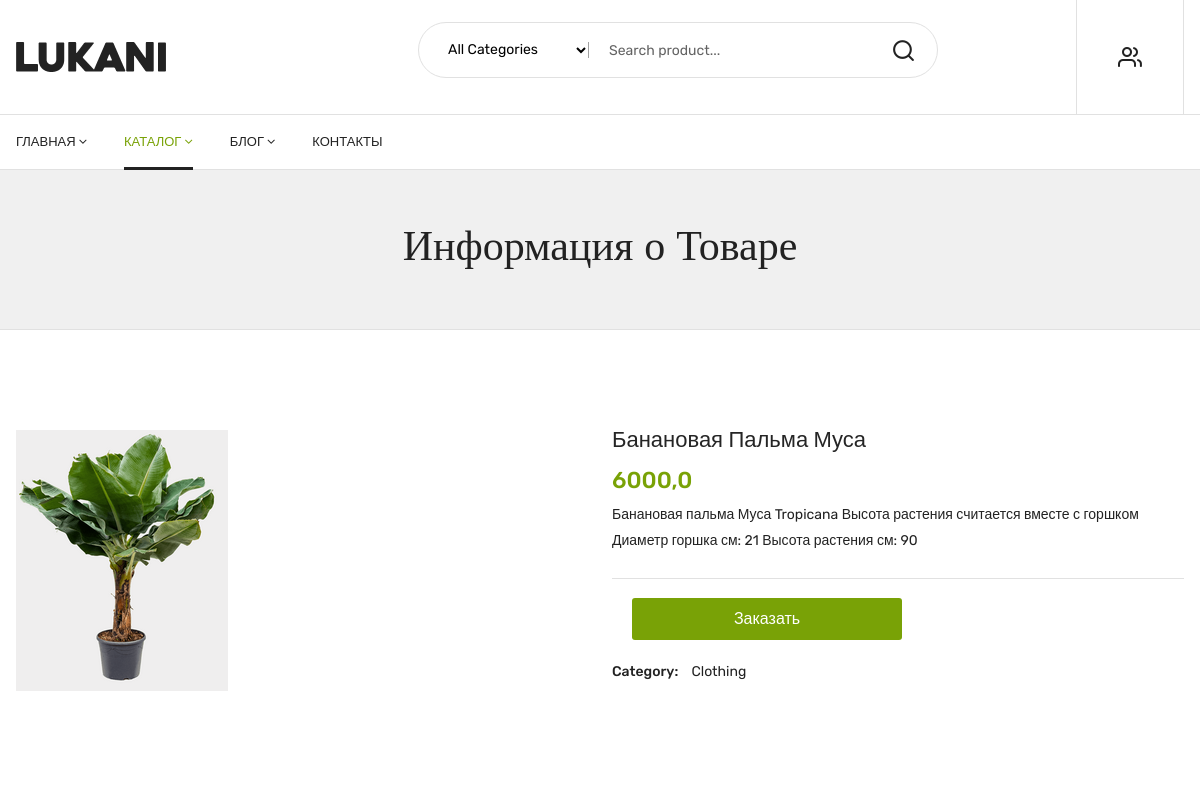
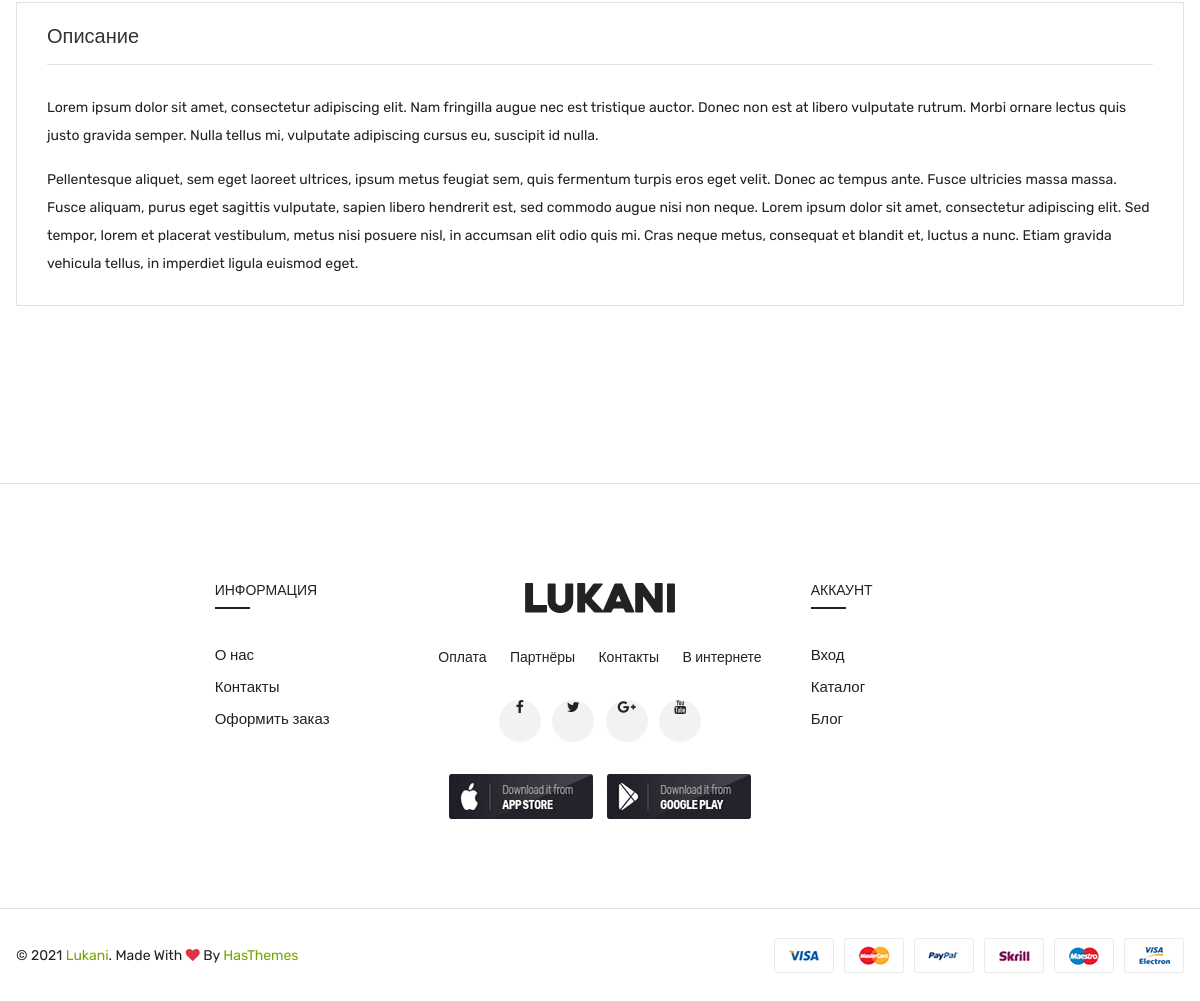
The app's page /flower-detail/3 with its own data (2 pictures, top to bottom).
### menu/models.py (models this page shows, shortened)
class MenuCake(models.Model):
    name = models.CharField(max_length=200)
    description = models.TextField()
    price = models.FloatField()
    discount = models.FloatField()
    image = models.ImageField(null=True,blank=True,upload_to='projects/%Y/%m/%d/')

### menu/views.py (the view)
# urls.py: path('flower-detail/<str:pk>', views.flower_details, name='flower_details'),
def flower_details(request, pk):
    flowers_d = MenuCake.objects.get(pk=pk)
    context = {'flowers_d': flowers_d}
    return render(request,'menu/product-details.html', context)

### menu/templates/menu/product-details.html (shortened to what this page needs)
{% extends 'menu/index.html' %}
{% load static %}
{% block content %}
        <header>
            <div class="header_middle">
                <div class="container">
                    <div class="row align-items-center">
                        <div class="col-lg-3 col-md-3 col-4">
                            <div class="logo">
                                <a href="{% url 'menu.index' %}"><img src="{% static 'img/logo/logo.png' %}" alt=""></a>
                            </div>
                        </div>
                        <div class="col-lg-9 col-md-6 col-6">
                            <div class="header_right_info">
                                <div class="search_container">
                                    <form action="#">
                                        <div class="hover_category">
                                            <select class="select_option" name="select" id="categori1">
                                                <option selected value="1">All Categories</option>
                                            </select>
                                        </div>
                                        <div class="search_box">
                                            <input placeholder="Search product..." type="text">
                                            <button type="submit"><i class="icon-search"></i></button>
                                        </div>
                                    </form>
                                </div>
                                <div class="header_account_area">
                                    <div class="header_account-list top_links">
                                        <a href="#"><i class="icon-users"></i></a>
                                    </div>
                                </div>
                            </div>
                        </div>
                    </div>
                </div>
            </div>
            <div class="header_bottom sticky-header">
                <div class="container">
                    <div class="row align-items-center">
                        <div class="col-lg-6">
                            <div class="main_menu menu_position">
                                <nav>
                                    <ul>
                                        <li>
                                            <a href="{% url 'menu.index' %}">Главная<i class="fa fa-angle-down"></i></a>
                                        </li>
                                        <li class="mega_items">
                                            <a class="active" href="{% url 'menu.catalog' %}">Каталог<i
                                                    class="fa fa-angle-down"></i>
                                            </a>
                                        </li>
                                        <li><a href="{%  url 'menu.posts' %}">Блог<i class="fa fa-angle-down"></i></a>
                                        </li>
                                        <li><a href="contact.html"> Контакты </a></li>
                                    </ul>
                                </nav>
                            </div>
                        </div>
                    </div>
                </div>
            </div>
    </header>
    <div class="breadcrumbs_area">
        <div class="container">
            <div class="row">
                <div class="col-12">
                    <div class="breadcrumb_content">
                        <h3>Информация о Товаре</h3>
                    </div>
                </div>
            </div>
        </div>
    </div>
    <div class="product_details mt-100 mb-100">
        <div class="container">
            <div class="row">
                <div class="col-lg-6 col-md-6">
                    <div class="product-details-tab">
                        <div class="product_thumb">
                                        {% if flowers_d.image %}
                                        <a class="primary_img" href="{% url 'flower_details' pk=flowers_d.pk %}">
                                            <img src="{{ flowers_d.image.url }}" alt="">
                                        </a>
                                        {% else %}
                                            <img src="{% static 'img/no_img.png' %}" alt="Нет изображения">
                                        {% endif %}
                                    </div>
                    </div>
                </div>
                <div class="col-lg-6 col-md-6">
                    <div class="product_d_right">
                        <form action="#">
                            <h1><a href="#">{{ flowers_d.name }}</a></h1>
                            <div class="price_box">
                                <span class="current_price">{{ flowers_d.price }}</span>
                            </div>
                            <div class="product_desc">
                                <p>{{ flowers_d.description }} </p>
                            </div>
                            <div class="product_variant quantity">
                                <button class="button" type="submit">Заказать</button>
                            </div>
                            <div class="product_meta">
                                <span>Category: <a href="#">Clothing</a></span>
                            </div>
                        </form>
                    </div>
                </div>
            </div>
        </div>
    </div>
    <div class="product_d_info mb-90">
        <div class="container">
            <div class="row">
                <div class="col-12">
                    <div class="product_d_inner">
                        <div class="product_info_button">
                            <ul class="nav" role="tablist">
                                <li>
                                    <a class="active" data-toggle="tab" href="#info" role="tab" aria-controls="info"
                                        aria-selected="false">Описание</a>
                                </li>
                            </ul>
                        </div>
                        <div class="tab-content">
                            <div class="tab-pane fade show active" id="info" role="tabpanel">
                                <div class="product_info_content">
                                    <p>Lorem ipsum dolor sit amet, consectetur adipiscing elit. Nam fringilla augue nec
                                        est tristique auctor. Donec non est at libero vulputate rutrum. Morbi ornare
                                        lectus quis justo gravida semper. Nulla tellus mi, vulputate adipiscing cursus
                                        eu, suscipit id nulla.</p>
                                    <p>Pellentesque aliquet, sem eget laoreet ultrices, ipsum metus feugiat sem, quis
                                        fermentum turpis eros eget velit. Donec ac tempus ante. Fusce ultricies massa
                                        massa. Fusce aliquam, purus eget sagittis vulputate, sapien libero hendrerit
                                        est, sed commodo augue nisi non neque. Lorem ipsum dolor sit amet, consectetur
                                        adipiscing elit. Sed tempor, lorem et placerat vestibulum, metus nisi posuere
                                        nisl, in accumsan elit odio quis mi. Cras neque metus, consequat et blandit et,
                                        luctus a nunc. Etiam gravida vehicula tellus, in imperdiet ligula euismod eget.
                                    </p>
                                </div>
                            </div>
                        </div>
                    </div>
                </div>
            </div>
        </div>
    </div>
{% endblock %}

### menu/static/css/plugins.css (style rules this page uses)
[class^="icon-"], [class*=" icon-"] { font-family: 'plaza-icon' !important; speak: none; font-style: normal; font-weight: normal; font-variant: normal; text-transform: none; line-height: 1; -webkit-font-smoothing: antialiased; -moz-osx-font-smoothing: grayscale; }
.icon-search:before { content: "\e9c1"; }
.icon-users:before { content: "\e9f6"; }

### records on screen
MenuCake: image (picture), name "Банановая Пальма Муса", price "6000,0", description "Банановая пальма Муса Tropicana Высота растения считается вместе с горшком Диаметр горшка см: 21 Высота растения см: 90"
